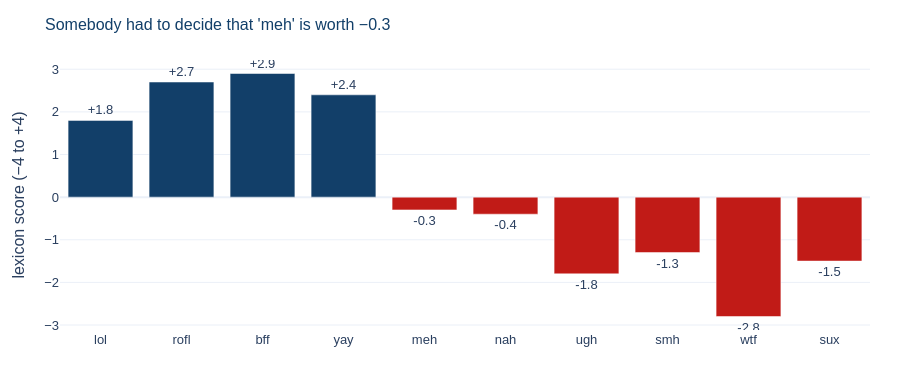

The notebook cell saved with this chart:
### Markdown cell above
### It speaks internet

### Code cell
slang = ["lol", "rofl", "bff", "yay", "meh", "nah", "ugh", "smh", "wtf", "sux"]
found = {w: lex[w] for w in slang if w in lex}

fig = go.Figure(go.Bar(
    x=list(found.keys()), y=list(found.values()),
    marker_color=[NAVY if v >= 0 else RED for v in found.values()],
    text=[f"{v:+.1f}" for v in found.values()], textposition="outside",
))
fig.update_yaxes(title_text="lexicon score (−4 to +4)")
style(fig, "Somebody had to decide that 'meh' is worth −0.3", showlegend=False).show()

### Figure 1 — Plotly figure (JSON) as saved in the notebook; plotly's stock layout.template omitted (floating-point values rounded to 4 significant figures)
{"data": [{"marker": {"color": ["#123F69", "#123F69", "#123F69", "#123F69", "#C11B17", "#C11B17", "#C11B17", "#C11B17", "#C11B17", "#C11B17"]}, "text": ["+1.8", "+2.7", "+2.9", "+2.4", "-0.3", "-0.4", "-1.8", "-1.3", "-2.8", "-1.5"], "textposition": "outside", "type": "bar", "x": ["lol", "rofl", "bff", "yay", "meh", "nah", "ugh", "smh", "wtf", "sux"], "y": [1.8, 2.7, 2.9, 2.4, -0.3, -0.4, -1.8, -1.3, -2.8, -1.5]}], "layout": {"font": {"family": "Helvetica, Arial, sans-serif", "size": 13}, "height": 380, "margin": {"b": 50, "l": 60, "r": 30, "t": 60}, "showlegend": false, "title": {"font": {"color": "#123F69", "size": 16}, "text": "Somebody had to decide that 'meh' is worth −0.3"}, "yaxis": {"title": {"text": "lexicon score (−4 to +4)"}}}}
